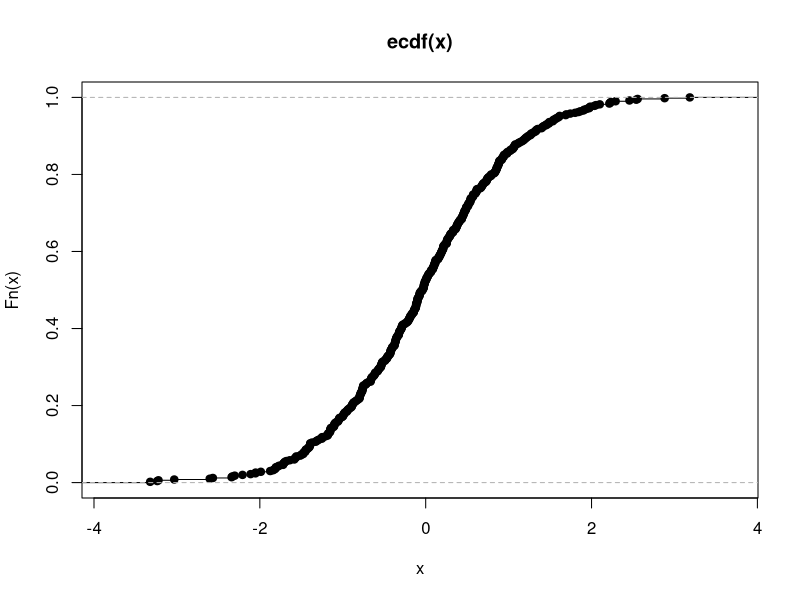
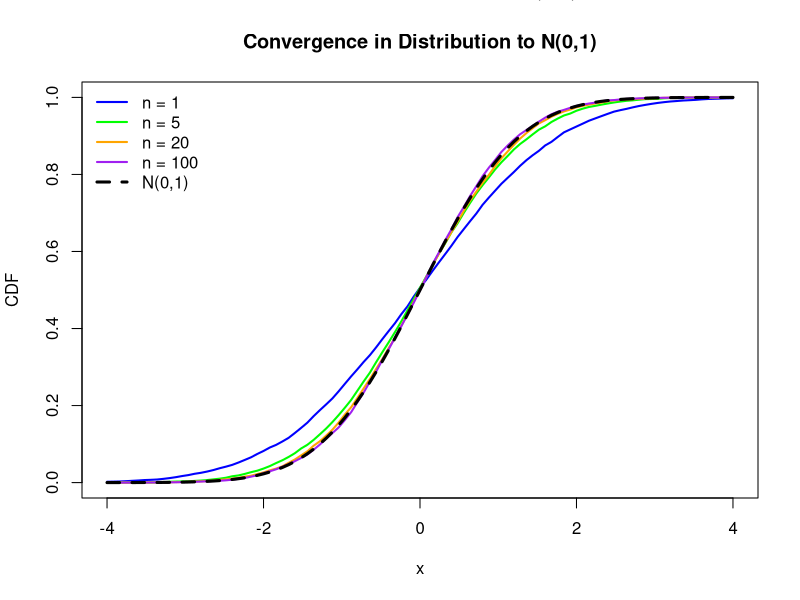
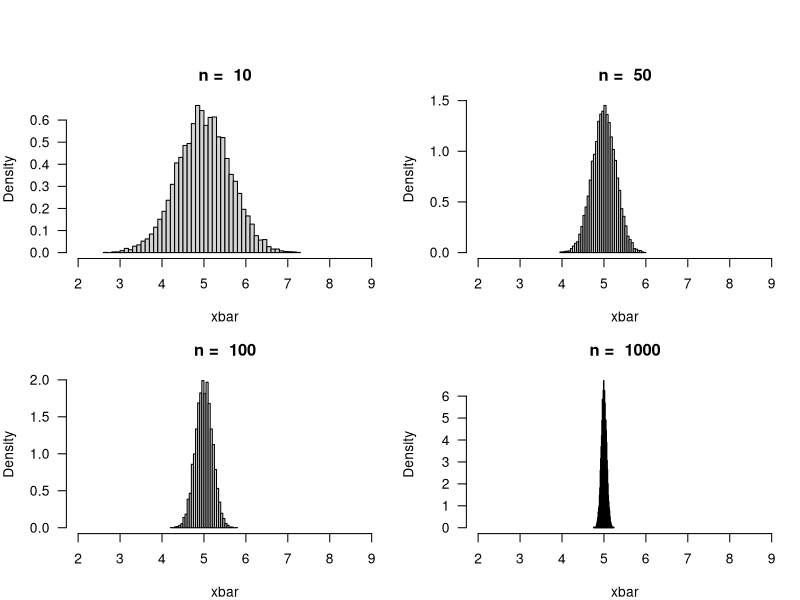
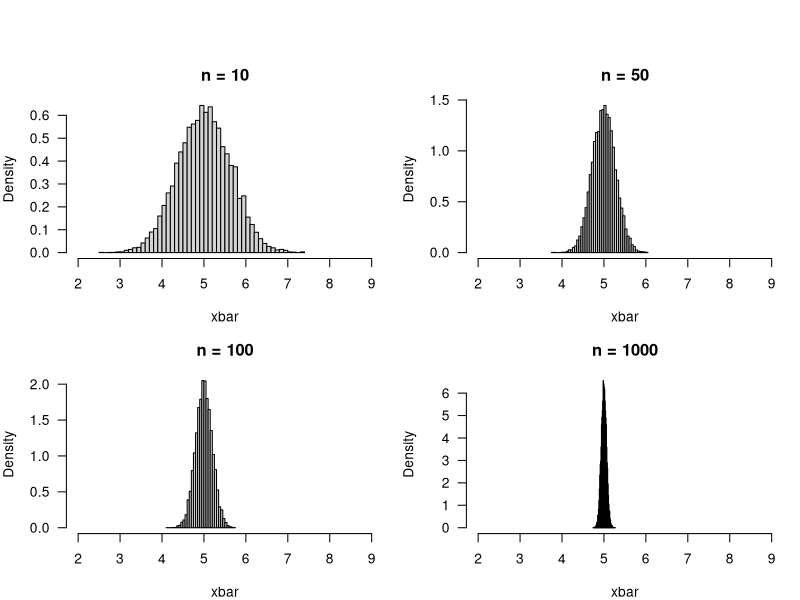
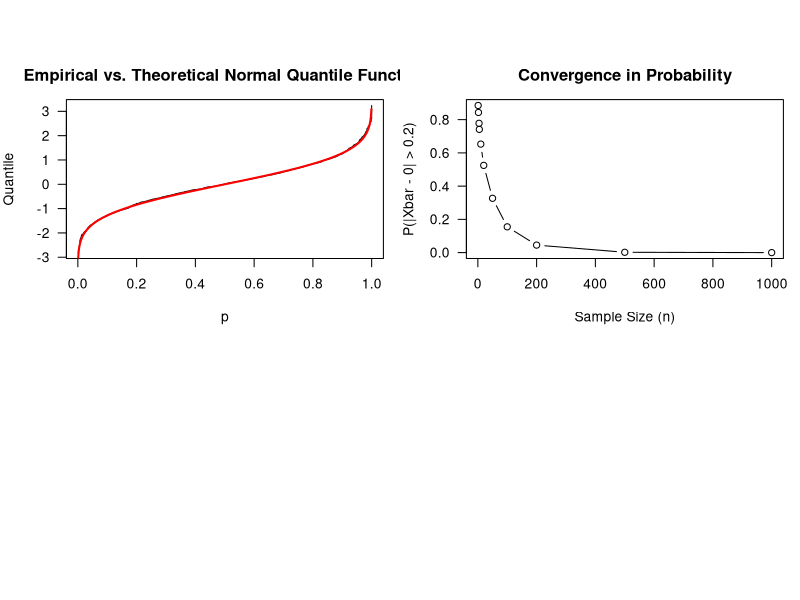

These figures' R source, in order:
## ---- chunk 1
knitr::opts_chunk$set(echo = TRUE)
## ---- chunk 2
# Make an ecdf and plot it: 

 x <- rnorm(500,0,1)
 Fhat <- ecdf(x)
 plot(Fhat)


## ---- chunk 3
n_values <- c(1, 5, 20, 100)
B <- 10000

colors <- c("blue", "green", "orange", "purple")

# Set up an empty plot
plot(
  NA,
  xlim = c(-4, 4),
  ylim = c(0, 1),
  xlab = "x",
  ylab = "CDF",
  main = "Convergence in Distribution to N(0,1)"
)

for (i in 1:length(n_values)) {

  n <- n_values[i]

  x <- rnorm(
    B,
    mean = 0,
    sd = sqrt(1 + 1/n)
  )

  F_hat <- ecdf(x)

  curve(
    F_hat(x),
    from = -4,
    to = 4,
    add = TRUE,
    col = colors[i],
    lwd = 2
  )
}

# Limiting theoretical CDF
curve(
  pnorm(x),
  from = -4,
  to = 4,
  add = TRUE,
  col = "black",
  lwd = 3,
  lty = 2
)

legend(
  "topleft",
  legend = c(
    paste("n =", n_values),
    "N(0,1)"
  ),
  col = c(colors, "black"),
  lwd = c(rep(2, 4), 3),
  lty = c(rep(1, 4), 2),
  bty = "n"
)


mtext(
  "Convergence in Distribution to N(0,1)",
  outer = TRUE,
  cex = 1.3
)

## ---- chunk 4

sample_size = c(10,50,100,1000)
n = 100
sim_size = 10000

par(
  mfrow = c(2, 2),
  oma = c(0, 0, 3, 0),
  mar = c(4, 4, 3, 1), 
  las = 1
)

for (i in 1:length(sample_size)){
  n <- sample_size[i]
  xbar <- numeric(n)  # pre-allocate x_bar, since it's being updated element by element.
                       
for (j in 1:sim_size){

  x <- rnorm(n,5,2)
  xbar[j] <- mean(x)


}

  hist(xbar,
       probability = TRUE,
       breaks = 50,
       xlim = c(2,9),
       main = paste("n = ",n)
       )
  
}

## ---- chunk 5

# Same as above execpt using the replicate function 

sample_size <- c(10, 50, 100, 1000)
sim_size <- 10000

par(
  mfrow = c(2, 2),
  oma = c(0, 0, 3, 0),
  mar = c(4, 4, 3, 1),
  las = 1
)

for (i in 1:length(sample_size)) {

  n <- sample_size[i]

  xbar <- replicate(       # Note, replicate is creating the vector
    sim_size,              # then filling it.  
    mean(rnorm(n, 5, 2))
  )

  hist(
    xbar,
    probability = TRUE,
    breaks = 50,
    xlim = c(2, 9),
    main = paste("n =", n)
  )
}

## ---- chunk 6
set.seed(123)

x <- rnorm(1000)
n <- length(x)

# Empirical quantile function
plot(
    (1:n) / n,  # plots along the x-axis - normalizes n to 1
    sort(x),    # plots along the y-axis - returns the order statistic of x=rnorm
    type = "s", # draw as a step function 
    xlab = "p",
    ylab = "Quantile",
    main = "Empirical vs. Theoretical Normal Quantile Function"
)

# Theoretical standard normal quantile function
p <- seq(0.001, 0.999, length.out = 1000)

lines(
    p,
    qnorm(p),    # apply inverse-phi to the list of quantiles, takes a prob and returns a point on the z-axis 
    col = "red",
    lwd = 2
)

## ---- chunk 7

# 
sample_size <- c(1, 2, 4, 5, 10, 20, 50, 100, 200, 500, 1000)

epsilon <- 0.2
sim_size <- 10000

# One probability for each sample size
# numeric(length(sample_size)) creates a numeric vector of length 8, initialized w/zeros
# the prob_outlier vector is needed for graphing (y-axis)
prob_outlier <- numeric(length(sample_size))
count_outlier <- numeric(length(sample_size))

#Loop1
# loop over the sample size vector, this is the x-axis in the graph 
for (i in 1:length(sample_size)) {

  n <- sample_size[i]  

  outlier <- logical(sim_size)  # initialize a boolean vector length sim_size
  
  #Loop2
  # Create the x vector and set the T/F condition based on exceeding epsilon 
  for (j in 1:sim_size) {

    # for each of the 10K simulations: 
      # create a random vector of size n
      # find the mean of that vector
      # check if the mean is larger than epsilon, update outlier if yes
    
    x <- rnorm(n, mean = 0, sd = sqrt(2))
    x_bar <- mean(x)                  # could replace with mean(rnorm(n,5,2))

    outlier[j] <- abs(x_bar - 0) > epsilon
  } # end of the simulaton loop

  # For each element in the sample size vector. 
    # find absolute count of outliers over the 10k sims
    # calc relative frequency of outliers over the 10k sims
  
  count_outlier[i] <- sum(outlier)  
  prob_outlier[i] <- mean(outlier) 

  cat(
    "n =", n,
    "count exceeds epsilon =", count_outlier[i],
    " outlier probability =", prob_outlier[i],
    "\n"
  )
} # end of the sample size loop 

# Create results table
results <- data.frame(
  n = sample_size,
  # left side is the col name for the table.  
  count_exceeds_epsilon = count_outlier,  
  outlier_probability = prob_outlier
)

# Display table
knitr::kable(
  results,
  digits = 4,
  col.names = c(
    "n",
    "Count",
    "Probability"
  ),
  caption = "Convergence in Probability Simulation",
  escape = FALSE
)


# Plot results
plot(
  sample_size,
  prob_outlier,
  type = "b",
  xlab = "Sample Size (n)",
  ylab = "P(|Xbar - 0| > 0.2)",
  main = "Convergence in Probability"
)
